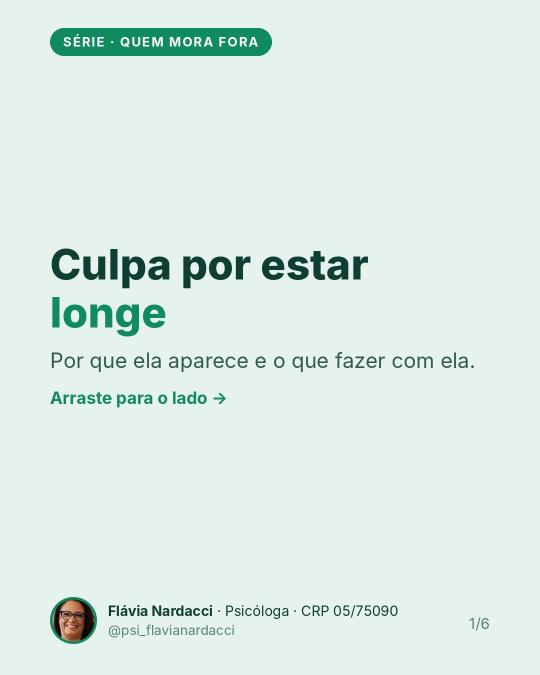
#> input picture posts/2026-11-13-culpa-longe/slide1.jpg, 1080 x 1350 px, found by its file name (shown at 1/2 size)
$ python -i lib.py   (imports and definitions only)
#> lines starting #> are read from the running program, lines starting #| are printed output that depends on the picture
"""Biblioteca de renderização dos posts (Pillow). Estilo igual ao dos posts anteriores."""
import os
import numpy as np
from PIL import Image, ImageDraw, ImageFont

FD = '/usr/share/fonts/opentype/inter/'
ROOT = os.path.dirname(os.path.dirname(os.path.dirname(os.path.abspath(__file__))))
POSTS = os.path.join(ROOT, 'posts')


def font(weight, size):
    return ImageFont.truetype(FD + 'Inter-%s.otf' % weight, size)


# ---------- paletas ----------
LIGHT_BG = (230, 243, 236)
DARK_BG = (15, 76, 69)
FL_DARK_TXT = (14, 62, 52)
FL_GREEN = (16, 138, 95)
FL_YELLOW = (244, 196, 48)
FL_MUTED_L = (90, 130, 115)
FL_MUTED_D = (150, 196, 184)
FL_BODY_L = (48, 90, 78)
FL_BODY_D = (205, 232, 224)

AN_TEAL = (45, 196, 184)
AN_TXT = (200, 215, 240)
AN_CHIP_TXT = (10, 40, 60)

ST_CORAL = (255, 122, 118)
ST_TXT = (226, 216, 246)


# ---------- fundos ----------
def _grid(w, h):
    y, x = np.mgrid[0:h, 0:w].astype(np.float32)
    return x / w, y / h


# [77 lines left out: functions navy, purple, green, smart, parse, wrap, not called in this run]


def block_height(text, fnt, maxw, lh):
    return len(wrap(text, fnt, maxw)) * lh


# [33 lines left out: functions draw_block, stack, stack_height, spaced, not called in this run]


def spaced_width(text, fnt, spacing=2.5):
    return sum(fnt.getlength(c) + spacing for c in text) - spacing


# [7 lines left out: function chip, not called in this run]


def center_y(items, maxw, top, bottom):
    h = stack_height(items, maxw)
    return top + max(0, (bottom - top - h) // 2)


# ---------- avatar / foto ----------
def crops():
    src_l = Image.open(os.path.join(POSTS, '2026-10-15-luto-migratorio', 'slide1.jpg')).convert('RGB')
#> src_l is the input picture: PIL image 1080x1350 RGB; mean R, G, B 220.6, 236.5, 228.6
    src_d = Image.open(os.path.join(POSTS, '2026-10-15-luto-migratorio', 'slide2.jpg')).convert('RGB')
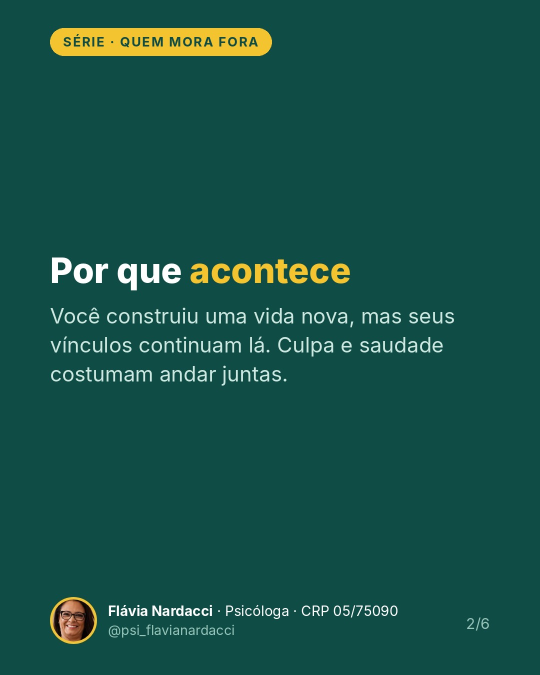
#> input picture posts/2026-11-13-culpa-longe/slide2.jpg, 1080 x 1350 px, found by its file name (shown at 1/2 size)
#> src_d is the input picture: PIL image 1080x1350 RGB; mean R, G, B 24, 81.6, 71.7
    src_c = Image.open(os.path.join(POSTS, '2026-10-15-luto-migratorio', 'slide6.jpg')).convert('RGB')
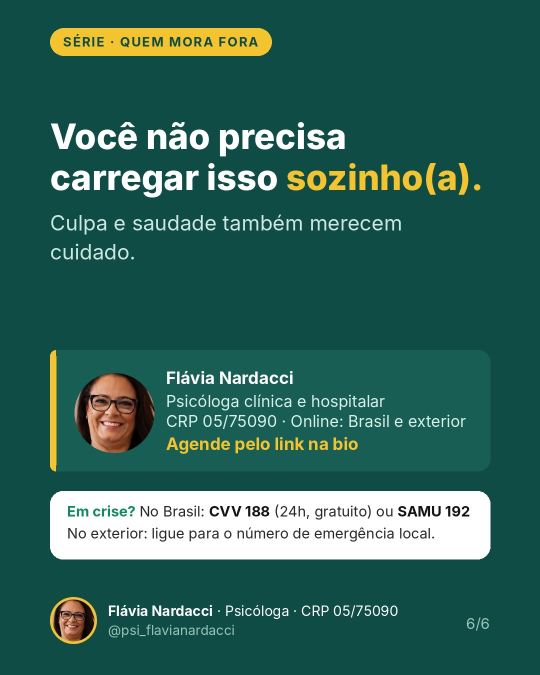
#> input picture posts/2026-11-13-culpa-longe/slide6.jpg, 1080 x 1350 px, found by its file name (shown at 1/2 size)
#> src_c is the input picture: PIL image 1080x1350 RGB; mean R, G, B 49.2, 100, 89.5
    return {
        'av_l': src_l.crop((100, 1194, 194, 1288)),
        'av_d': src_d.crop((100, 1194, 194, 1288)),
        'photo': src_c.crop((140, 680, 310, 850)),
    }


# ---------- Flávia: carrossel / post ----------
# [157 lines left out: functions flavia_slide, andre_slide, flavia_story, andre_story, flavia_scene, andre_scene, not called in this run]


def save(im, path, q=92):
    os.makedirs(os.path.dirname(path), exist_ok=True)
    im.save(path, quality=q)

>>> result = crops()
#> result = 3 items
